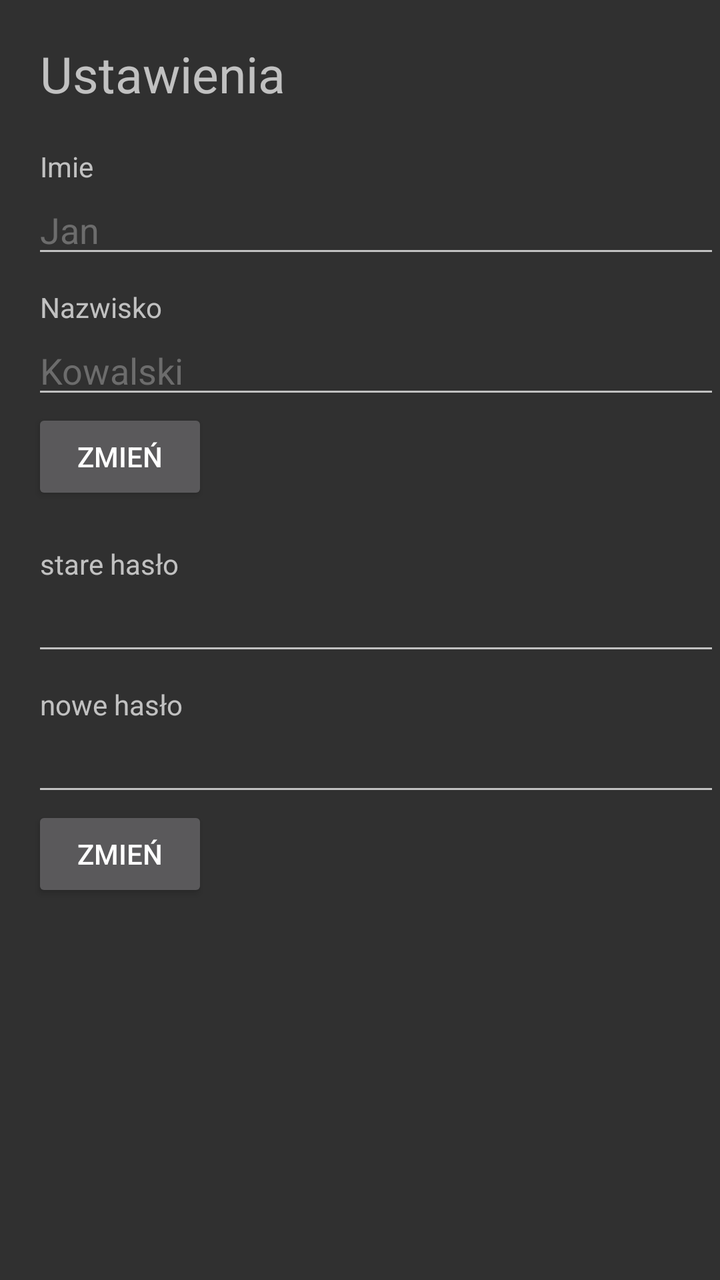
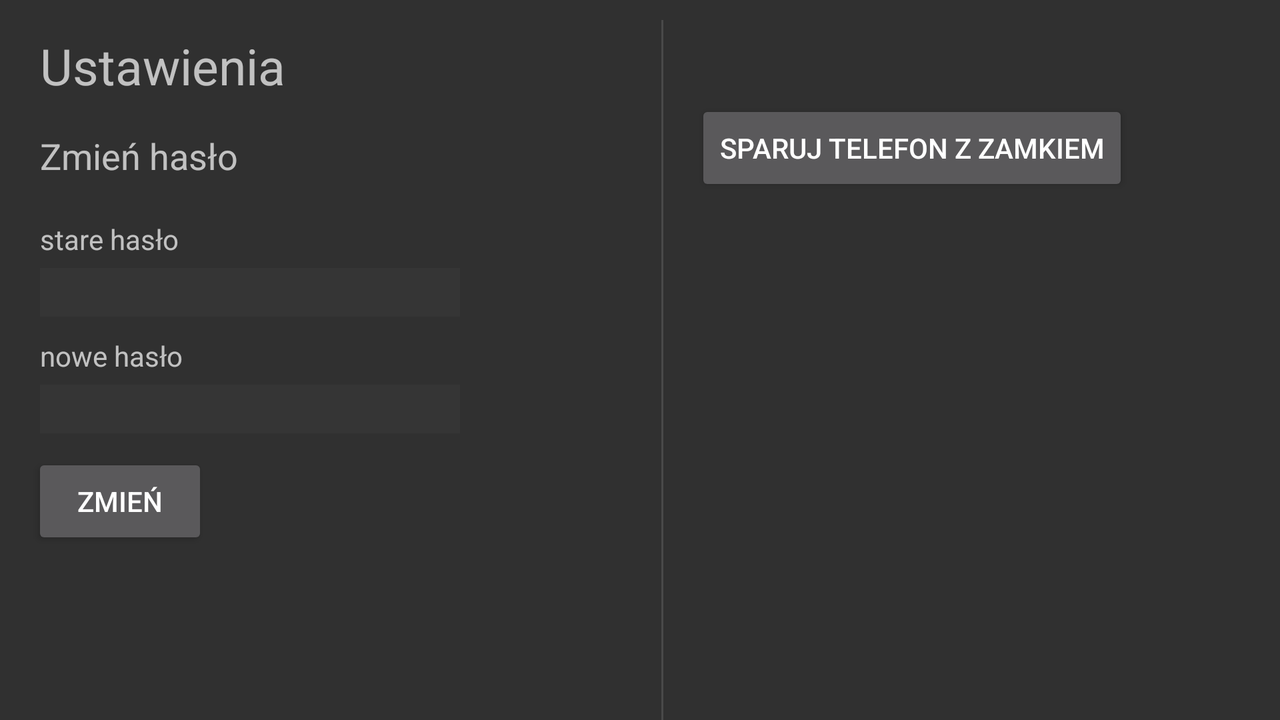

An Android layout and its configuration variant, each rendered on a device that would load it. The default file and the variant file are quoted in full after the pictures.
<!-- AndroidManifest.xml: application theme AppTheme -->
<!-- res/layout/fragment_setings.xml -->
<?xml version="1.0" encoding="utf-8"?>
<LinearLayout xmlns:android="http://schemas.android.com/apk/res/android"
    android:orientation="vertical" android:layout_width="match_parent"
    android:layout_height="match_parent">

    <TextView
        android:id="@+id/TextView"
        android:layout_width="match_parent"
        android:layout_height="wrap_content"
        android:layout_marginBottom="20dp"
        android:layout_marginTop="20dp"
        android:paddingLeft="20dp"
        android:text="Ustawienia"
        android:textSize="25sp" />

    <TextView
        android:id="@+id/textView11"
        android:layout_width="match_parent"
        android:layout_height="wrap_content"
        android:paddingLeft="20dp"
        android:text="Imie" />

    <EditText
        android:id="@+id/editText_Name"
        android:layout_width="match_parent"
        android:layout_height="wrap_content"
        android:layout_marginLeft="16dp"
        android:ems="10"
        android:inputType="textPersonName"
        android:text="Jan"
        android:textColor="@color/color_text_dim" />

    <TextView
        android:id="@+id/textView12"
        android:layout_width="match_parent"
        android:layout_height="wrap_content"
        android:layout_marginTop="10dp"
        android:paddingLeft="20dp"
        android:text="Nazwisko" />

    <EditText
        android:id="@+id/editText_Surname"
        android:layout_width="match_parent"
        android:layout_height="wrap_content"
        android:layout_marginLeft="16dp"
        android:ems="10"
        android:inputType="textPersonName"
        android:text="Kowalski"
        android:textColor="@color/color_text_dim" />

    <Button
        android:id="@+id/button_data_user"
        android:layout_width="wrap_content"
        android:layout_height="wrap_content"
        android:layout_marginLeft="16dp"
        android:text="zmień" />

    <TextView
        android:id="@+id/textView3"
        android:layout_width="match_parent"
        android:layout_height="wrap_content"
        android:layout_marginTop="20dp"
        android:paddingLeft="20dp"
        android:text="stare hasło" />

    <EditText
        android:id="@+id/editText3"
        android:layout_width="match_parent"
        android:layout_height="wrap_content"
        android:layout_marginLeft="16dp"
        android:ems="10"
        android:inputType="textPassword" />

    <TextView
        android:id="@+id/textView10"
        android:layout_width="match_parent"
        android:layout_height="wrap_content"
        android:layout_marginTop="10dp"
        android:paddingLeft="20dp"
        android:text="nowe hasło" />

    <EditText
        android:id="@+id/editText6"
        android:layout_width="match_parent"
        android:layout_height="wrap_content"
        android:layout_marginLeft="16dp"
        android:ems="10"
        android:inputType="textPassword" />

    <Button
        android:id="@+id/button_password_user"
        android:layout_width="wrap_content"
        android:layout_height="wrap_content"
        android:layout_marginLeft="16dp"
        android:text="zmień" />
</LinearLayout>
<!-- resources referenced by this layout -->
<resources>
  <color name="color_text_dim">#6c6c6c</color>
  <!-- from res/values-v21/ -->
  <style name="AppTheme" parent="AppBaseTheme">
          
          <item name="android:colorPrimary">@color/color_primary</item>
      </style>
  <!-- from res/values-v21/ -->
  <style name="AppBaseTheme" parent="Theme.AppCompat" />
  <color name="color_primary">#171717</color>
</resources>
<!-- res/layout-land/fragment_setings.xml (the repository's variant of the layout above) -->
<!-- drawn on the phone turned sideways -->
<?xml version="1.0" encoding="utf-8"?>
<LinearLayout xmlns:android="http://schemas.android.com/apk/res/android"
    android:orientation="horizontal"
    android:layout_width="match_parent"
    android:layout_height="match_parent">

    <LinearLayout
        android:orientation="vertical"
        android:layout_width="wrap_content"
        android:layout_height="wrap_content"
        android:layout_weight="0.4">

        <TextView
            android:id="@+id/TextView"
            android:layout_width="wrap_content"
            android:layout_height="wrap_content"
            android:layout_marginBottom="16dp"
            android:layout_marginTop="16dp"
            android:paddingLeft="20dp"
            android:text="Ustawienia"
            android:textSize="25sp" />


        <TextView
            android:id="@+id/textView7"
            android:layout_width="match_parent"
            android:layout_height="wrap_content"
            android:paddingLeft="20dp"
            android:text="Zmień hasło"
            android:textSize="18sp" />

        <TextView
            android:id="@+id/textView3"
            android:layout_width="match_parent"
            android:layout_height="wrap_content"
            android:layout_marginTop="20dp"
            android:paddingLeft="20dp"
            android:text="stare hasło" />

        <EditText
            android:id="@+id/editText3"
            android:layout_width="wrap_content"
            android:layout_height="wrap_content"
            android:layout_marginLeft="20dp"
            android:layout_marginTop="5dp"
            android:background="@color/color_background_input"
            android:ems="10"
            android:inputType="textPassword" />

        <TextView
            android:id="@+id/textView10"
            android:layout_width="match_parent"
            android:layout_height="wrap_content"
            android:layout_marginTop="10dp"
            android:paddingLeft="20dp"
            android:text="nowe hasło" />

        <EditText
            android:id="@+id/editText6"
            android:layout_width="wrap_content"
            android:layout_height="wrap_content"
            android:layout_marginLeft="20dp"
            android:layout_marginTop="5dp"
            android:background="@color/color_background_input"
            android:ems="10"
            android:inputType="textPassword" />

        <Button
            android:id="@+id/button_password_user"
            android:layout_width="wrap_content"
            android:layout_height="wrap_content"
            android:layout_marginLeft="16dp"
            android:layout_marginTop="10dp"
            android:text="zmień" />

    </LinearLayout>

    <LinearLayout
        android:orientation="vertical"
        android:layout_width="wrap_content"
        android:layout_height="wrap_content">

        <View
            android:id="@+id/view2"
            android:layout_width="1dp"
            android:layout_height="match_parent"
            android:layout_alignParentTop="true"
            android:layout_marginTop="10dp"
            android:background="@color/color_border_list" />
    </LinearLayout>


    <LinearLayout
        android:orientation="vertical"
        android:layout_width="wrap_content"
        android:layout_height="wrap_content"
        android:layout_weight="0.3"
        >

        <Button
            android:id="@+id/button"
            android:layout_width="wrap_content"
            android:layout_height="wrap_content"
            android:layout_marginLeft="16dp"
            android:layout_marginTop="50dp"
            android:text="sparuj telefon z zamkiem" />
    </LinearLayout>

</LinearLayout>
<!-- resources referenced by the variant -->
<!-- as the phone turned sideways resolves them -->
<resources>
  <color name="color_background_input">#304c4c4c</color>
  <color name="color_border_list">#494949</color>
  <!-- from res/values-v21/ -->
  <style name="AppTheme" parent="AppBaseTheme">
          
          <item name="android:colorPrimary">@color/color_primary</item>
      </style>
  <!-- from res/values-v21/ -->
  <style name="AppBaseTheme" parent="Theme.AppCompat" />
  <color name="color_primary">#171717</color>
</resources>
